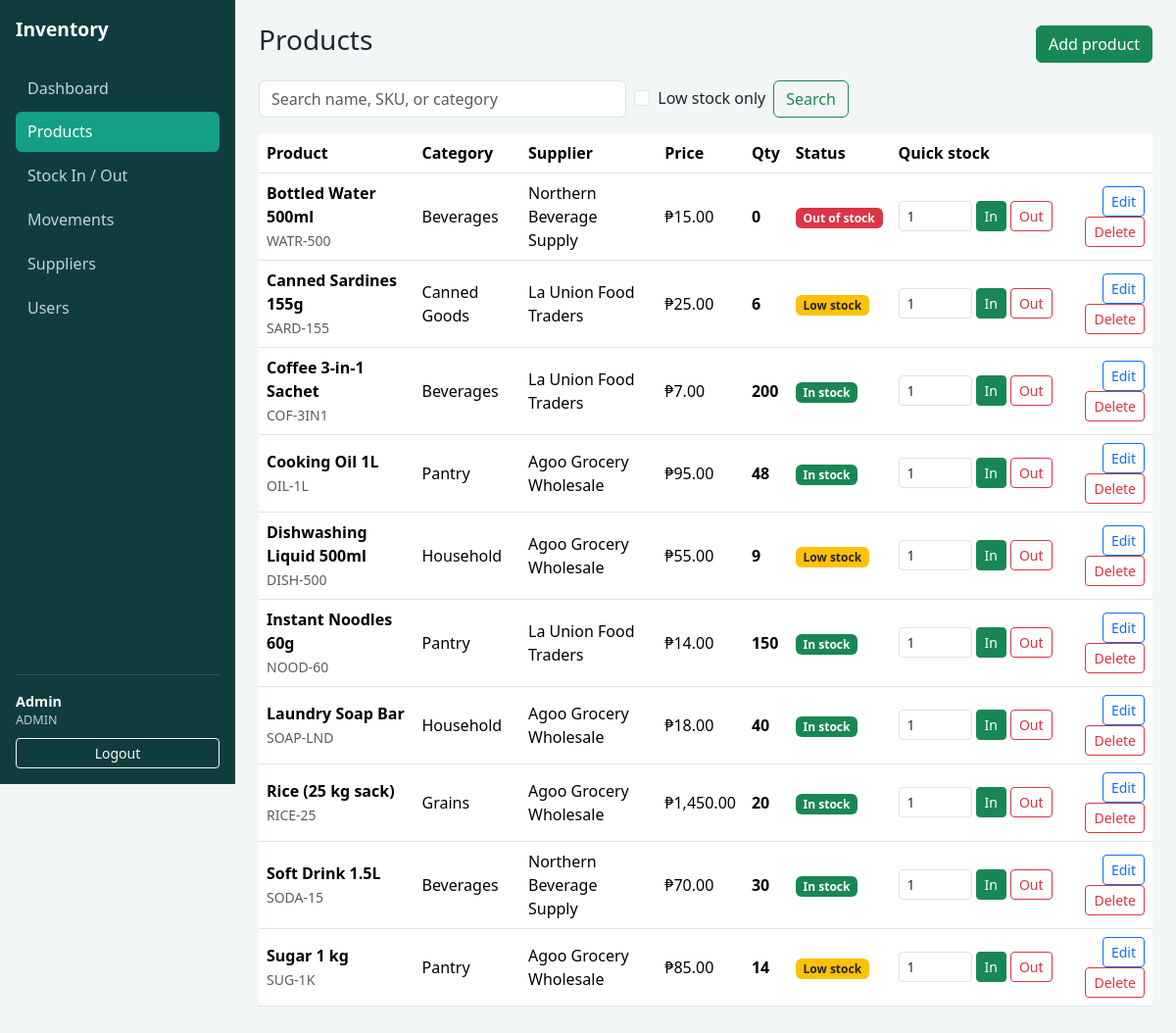
The page /products.php (signed in) on the database its author committed.
### tables this page shows
CREATE TABLE products (
  id INT AUTO_INCREMENT PRIMARY KEY,
  sku VARCHAR(30) NOT NULL UNIQUE,
  name VARCHAR(120) NOT NULL,
  category VARCHAR(60) DEFAULT '',
  supplier_id INT NULL,
  price DECIMAL(10,2) NOT NULL,
  quantity INT NOT NULL DEFAULT 0,
  reorder_level INT NOT NULL DEFAULT 10,
  created_at TIMESTAMP DEFAULT CURRENT_TIMESTAMP,
  FOREIGN KEY (supplier_id) REFERENCES suppliers(id) ON DELETE SET NULL
);

CREATE TABLE suppliers (
  id INT AUTO_INCREMENT PRIMARY KEY,
  name VARCHAR(100) NOT NULL,
  contact_person VARCHAR(100) DEFAULT '',
  phone VARCHAR(30) DEFAULT '',
  email VARCHAR(150) DEFAULT ''
);

### products.php (the view, shortened to what this page needs)
<?php
require_once 'config.php';
$q   = trim($_GET['q'] ?? '');
$low = isset($_GET['low']);
$sql = 'SELECT p.*, s.name AS supplier
        FROM products p LEFT JOIN suppliers s ON s.id = p.supplier_id
        WHERE (p.name LIKE ? OR p.sku LIKE ? OR p.category LIKE ?)';
$sql .= ' ORDER BY p.name';
$stmt = $pdo->prepare($sql);
$stmt->execute(['%' . $q . '%', '%' . $q . '%', '%' . $q . '%']);
$products = $stmt->fetchAll();
require 'header.php';
?>
<div class="d-flex flex-wrap justify-content-between align-items-center mb-3">
  <h1 class="h3 mb-2">Products</h1>
  <?php if (is_admin()): ?>
    <a href="admin/product_form.php" class="btn btn-success">Add product</a>
  <?php endif; ?>
</div>
<form class="row g-2 mb-3" method="get">
  <div class="col-sm-6 col-md-5">
    <input class="form-control" type="search" name="q" placeholder="Search name, SKU, or category" value="<?= e($q) ?>">
  </div>
  <div class="col-auto d-flex align-items-center">
    <div class="form-check">
      <input class="form-check-input" type="checkbox" name="low" id="low" value="1" <?= $low ? 'checked' : '' ?>>
      <label class="form-check-label" for="low">Low stock only</label>
    </div>
  </div>
  <div class="col-auto"><button class="btn btn-outline-success">Search</button></div>
</form>
<?php if (!$products): ?>
  <div class="alert alert-info">No products found.</div>
<?php else: ?>
<div class="table-responsive">
  <table class="table align-middle bg-white">
    <thead>
      <tr><th>Product</th><th>Category</th><th>Supplier</th><th>Price</th><th>Qty</th><th>Status</th><th>Quick stock</th><?php if (is_admin()): ?><th></th><?php endif; ?></tr>
    </thead>
    <tbody>
    <?php foreach ($products as $p): ?>
      <tr>
        <td><strong><?= e($p['name']) ?></strong><br><small class="text-muted"><?= e($p['sku']) ?></small></td>
        <td><?= e($p['category']) ?></td>
        <td><?= e($p['supplier']) ?></td>
        <td>&#8369;<?= number_format($p['price'], 2) ?></td>
        <td class="qty-cell fw-semibold"><?= (int)$p['quantity'] ?></td>
        <td class="status-cell"><?= stock_badge($p['quantity'], $p['reorder_level']) ?></td>
        <td>
          <form method="post" action="stock.php" class="stock-form d-flex">
            <input type="number" name="qty" class="form-control form-control-sm" style="width: 75px;" min="1" value="1" required>
            <button name="type" value="IN" class="btn btn-sm btn-success ms-1">In</button>
            <button name="type" value="OUT" class="btn btn-sm btn-outline-danger ms-1">Out</button>
          </form>
        </td>
        <?php if (is_admin()): ?>
        <td class="text-end">
          <a class="btn btn-sm btn-outline-primary" href="admin/product_form.php?id=<?= $p['id'] ?>">Edit</a>
          <form method="post" class="d-inline confirm-delete" data-message="Delete this product and its stock history?">
            <button class="btn btn-sm btn-outline-danger">Delete</button>
          </form>
        </td>
        <?php endif; ?>
      </tr>
    <?php endforeach; ?>
    </tbody>
  </table>
</div>
<?php endif; ?>
<?php require 'footer.php'; ?>

### config.php (shortened to what this page needs)
<?php
function e($text) {
    return htmlspecialchars((string)$text, ENT_QUOTES, 'UTF-8');
}
function is_admin() {
    return isset($_SESSION['user']) && $_SESSION['user']['role'] === 'admin';
}
function stock_badge($qty, $reorder) {
    if ($qty <= 0)        return '<span class="badge bg-danger">Out of stock</span>';
    if ($qty <= $reorder) return '<span class="badge bg-warning text-dark">Low stock</span>';
    return '<span class="badge bg-success">In stock</span>';
}

### assets/style.css (style rules this page uses)
body { background: #f3f6f6; }

### rows shown on the page
products: name "Bottled Water 500ml", sku "WATR-500", category "Beverages", supplier.name "Northern Beverage Supply", price "15.00", quantity "0", shows "Out of stock"
products: name "Canned Sardines 155g", sku "SARD-155", category "Canned Goods", supplier.name "La Union Food Traders", price "25.00", quantity "6", reorder_level "Low stock"
products: name "Coffee 3-in-1 Sachet", sku "COF-3IN1", category "Beverages", supplier.name "La Union Food Traders", price "7.00", quantity "200"
products: name "Cooking Oil 1L", sku "OIL-1L", category "Pantry", supplier.name "Agoo Grocery Wholesale", price "95.00", quantity "48"
products: name "Dishwashing Liquid 500ml", sku "DISH-500", category "Household", supplier.name "Agoo Grocery Wholesale", price "55.00", quantity "9", reorder_level "Low stock"
products: name "Instant Noodles 60g", sku "NOOD-60", category "Pantry", supplier.name "La Union Food Traders", price "14.00", quantity "150"
products: name "Laundry Soap Bar", sku "SOAP-LND", category "Household", supplier.name "Agoo Grocery Wholesale", price "18.00", quantity "40"
products: name "Rice (25 kg sack)", sku "RICE-25", category "Grains", supplier.name "Agoo Grocery Wholesale", price "1,450.00", quantity "20"
products: name "Soft Drink 1.5L", sku "SODA-15", category "Beverages", supplier.name "Northern Beverage Supply", price "70.00", quantity "30"
products: name "Sugar 1 kg", sku "SUG-1K", category "Pantry", supplier.name "Agoo Grocery Wholesale", price "85.00", quantity "14", reorder_level "Low stock"

### other values the page prints
$item[1] "Dashboard"
$item[1] "Products"
$item[1] "Stock In / Out"
$item[1] "Movements"
$item[1] "Suppliers"
$item[1] "Users"
$user['name'] "Admin"
$user['role'] "ADMIN"
